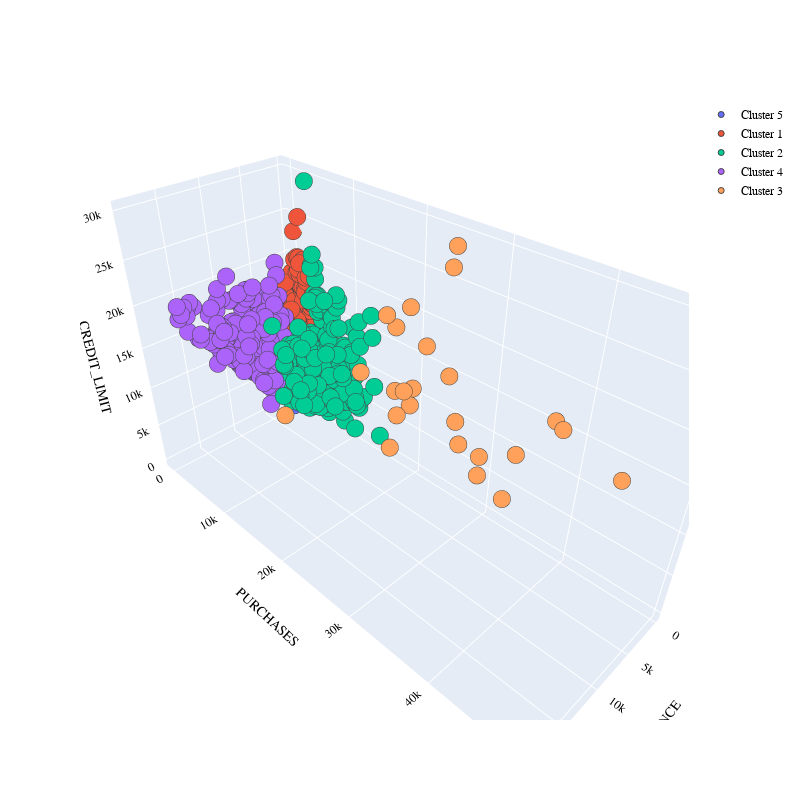

Here is the notebook cell this chart was saved with:
### Code cell
#Visualização via Web
PLOT = go.Figure()
for i in list(df["CREDIT_CARD_SEGMENTS"].unique()):
    

    PLOT.add_trace(go.Scatter3d(x = df[df["CREDIT_CARD_SEGMENTS"]== i]['BALANCE'],
                                y = df[df["CREDIT_CARD_SEGMENTS"] == i]['PURCHASES'],
                                z = df[df["CREDIT_CARD_SEGMENTS"] == i]['CREDIT_LIMIT'],                        
                                mode = 'markers',marker_size = 6, marker_line_width = 1,
                                name = str(i)))
PLOT.update_traces(hovertemplate='BALANCE: %{x} <br>PURCHASES %{y} <br>DCREDIT_LIMIT: %{z}')

    
PLOT.update_layout(width = 800, height = 800, autosize = True, showlegend = True,
                   scene = dict(xaxis=dict(title = 'BALANCE', titlefont_color = 'black'),
                                yaxis=dict(title = 'PURCHASES', titlefont_color = 'black'),
                                zaxis=dict(title = 'CREDIT_LIMIT', titlefont_color = 'black')),
                   font = dict(family = "Gilroy", color  = 'black', size = 12))
PLOT.show()

### Figure 1 — Plotly figure (JSON) as saved in the notebook; plotly's stock layout.template omitted (floating-point values rounded to 4 significant figures; data arrays with more than 128 entries replaced by an {"elided": "..."} marker saying what was removed)
{"data": [{"hovertemplate": "BALANCE: %{x} <br>PURCHASES %{y} <br>DCREDIT_LIMIT: %{z}", "marker": {"line": {"width": 1}, "size": 6}, "mode": "markers", "name": "Cluster 5", "type": "scatter3d", "x": {"elided": "5418 float values"}, "y": {"elided": "5418 float values"}, "z": {"elided": "5418 float values"}}, {"hovertemplate": "BALANCE: %{x} <br>PURCHASES %{y} <br>DCREDIT_LIMIT: %{z}", "marker": {"line": {"width": 1}, "size": 6}, "mode": "markers", "name": "Cluster 1", "type": "scatter3d", "x": {"elided": "1915 float values"}, "y": {"elided": "1915 float values"}, "z": {"elided": "1915 float values"}}, {"hovertemplate": "BALANCE: %{x} <br>PURCHASES %{y} <br>DCREDIT_LIMIT: %{z}", "marker": {"line": {"width": 1}, "size": 6}, "mode": "markers", "name": "Cluster 2", "type": "scatter3d", "x": {"elided": "367 float values"}, "y": {"elided": "367 float values"}, "z": {"elided": "367 int values"}}, {"hovertemplate": "BALANCE: %{x} <br>PURCHASES %{y} <br>DCREDIT_LIMIT: %{z}", "marker": {"line": {"width": 1}, "size": 6}, "mode": "markers", "name": "Cluster 4", "type": "scatter3d", "x": {"elided": "912 float values"}, "y": {"elided": "912 float values"}, "z": {"elided": "912 float values"}}, {"hovertemplate": "BALANCE: %{x} <br>PURCHASES %{y} <br>DCREDIT_LIMIT: %{z}", "marker": {"line": {"width": 1}, "size": 6}, "mode": "markers", "name": "Cluster 3", "type": "scatter3d", "x": [19040.0, 5131.0, 13480.0, 2643.0, 11550.0, 2493.0, 2072.0, 3108.0, 1894.0, 4011.0, 8152.0, 2774.0, 8810.0, 3392.0, 3454.0, 5969.0, 8700.0, 3012.0, 2998.0, 1269.0, 2005.0, 4061.0, 6372.0, 2980.0], "y": [22010.0, 32540.0, 41050.0, 26400.0, 49040.0, 27960.0, 17410.0, 26580.0, 22750.0, 40040.0, 25620.0, 21800.0, 25380.0, 38900.0, 31300.0, 22380.0, 20420.0, 27790.0, 35130.0, 17945, 20750.0, 22500, 22100.0, 26780.0], "z": [18000, 11500, 17000, 16500, 22500, 9000, 19500, 28000, 18000, 18000, 17000, 13000, 14500, 18000, 7500, 14500, 17000, 12000, 12000, 18000, 10000, 23000, 7500, 30000]}], "layout": {"autosize": true, "font": {"color": "black", "family": "Gilroy", "size": 12}, "height": 800, "scene": {"xaxis": {"title": {"font": {"color": "black"}, "text": "BALANCE"}}, "yaxis": {"title": {"font": {"color": "black"}, "text": "PURCHASES"}}, "zaxis": {"title": {"font": {"color": "black"}, "text": "CREDIT_LIMIT"}}}, "showlegend": true, "width": 800}}
